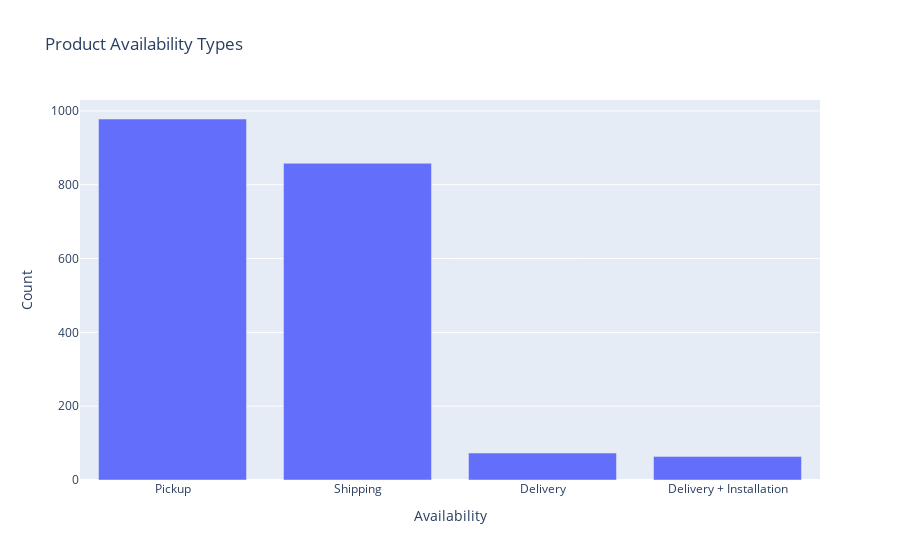

This figure's notebook cell:
### Code cell
# Checking if the extraction went well
print(df_exploded['availability_types'].value_counts())

# Count the occurrence of each availability type
availability_counts = df_exploded['availability_types'].value_counts().reset_index()
availability_counts.columns = ['Availability', 'Count']

# Creating the bar plot with Plotly
import plotly.express as px

if not availability_counts.empty:
    fig = px.bar(availability_counts, x='Availability', y='Count', title='Product Availability Types')
    fig.show()
else:
    print("No data available to plot.")

### Figure 1 — Plotly figure (JSON) as saved in the notebook; plotly's stock layout.template omitted (floating-point values rounded to 4 significant figures)
{"data": [{"hovertemplate": "Availability=%{x}<br>Count=%{y}<extra></extra>", "legendgroup": "", "marker": {"color": "#636efa", "pattern": {"shape": ""}}, "name": "", "orientation": "v", "showlegend": false, "textposition": "auto", "type": "bar", "x": ["Pickup", "Shipping", "Delivery", "Delivery + Installation"], "xaxis": "x", "y": [978, 858, 73, 64], "yaxis": "y"}], "layout": {"barmode": "relative", "legend": {"tracegroupgap": 0}, "title": {"text": "Product Availability Types"}, "xaxis": {"anchor": "y", "domain": [0, 1], "title": {"text": "Availability"}}, "yaxis": {"anchor": "x", "domain": [0, 1], "title": {"text": "Count"}}}}
